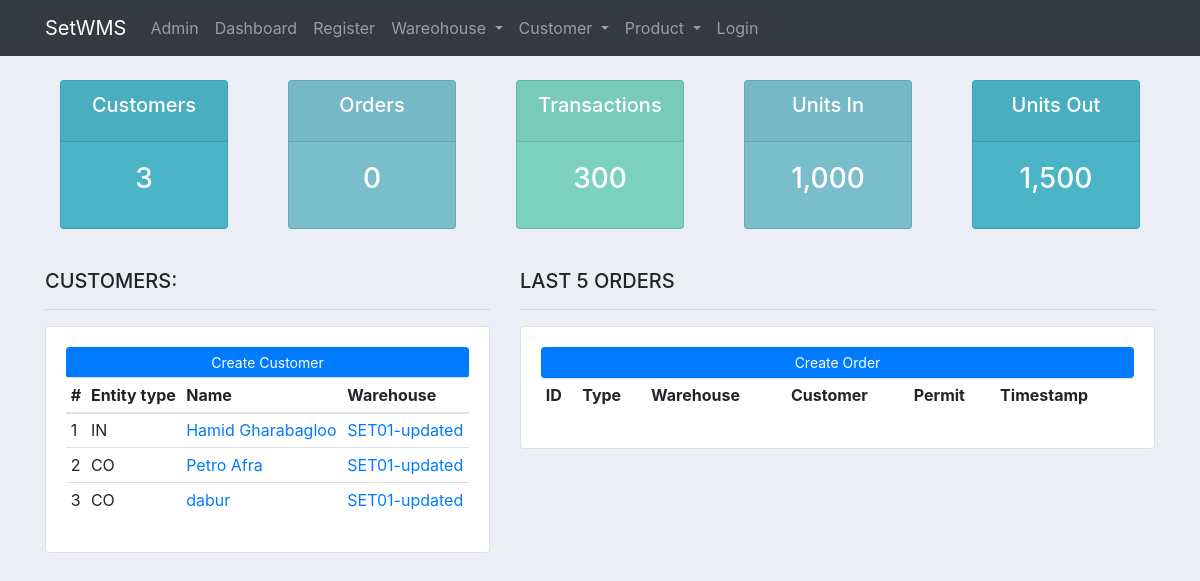
Page /set_app/dashboard/ on the earlier database version.
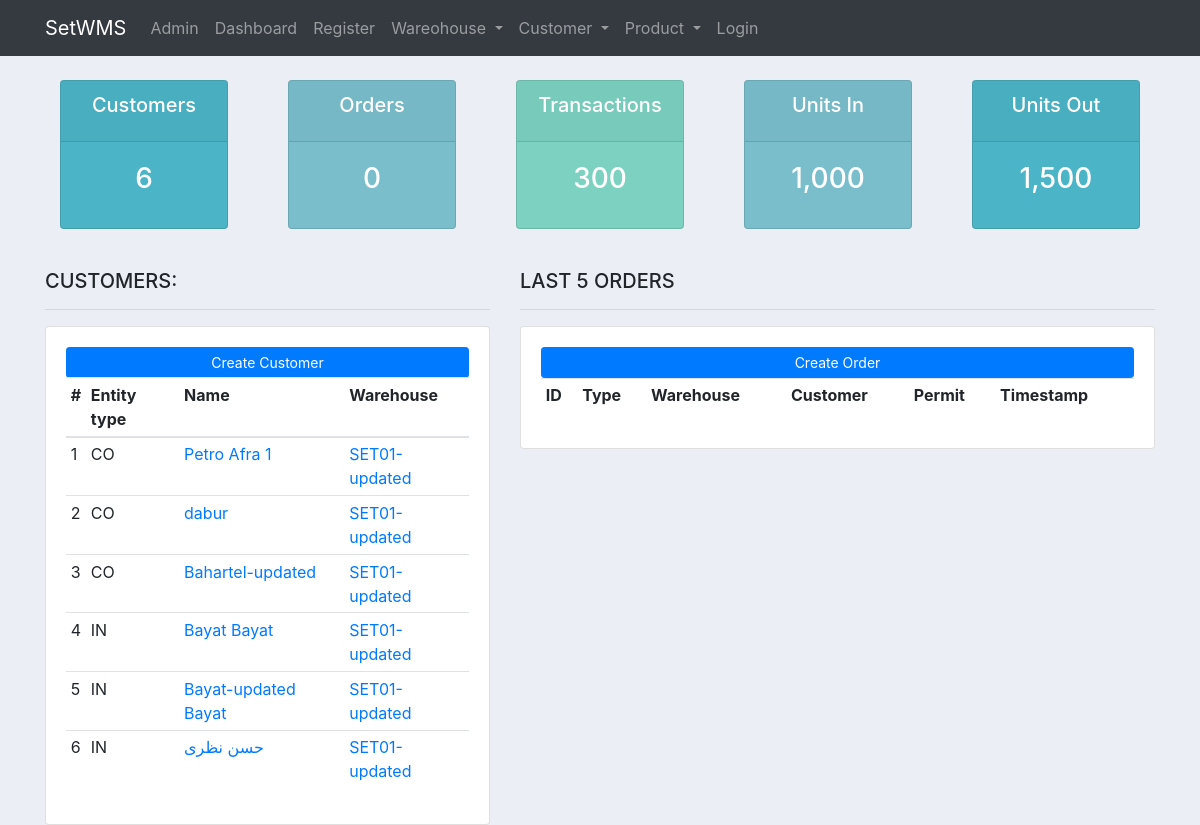
Same page on the later database version.
### set_app/models.py (models this page shows, shortened)
class Customer(models.Model):
	INDIVIDUAL = 'IN'
	COMPANY = 'CO'
	OTHER = 'OT'
	ENTITY_TYPE_CHOICES = [
		(INDIVIDUAL, 'Individual'),
		(COMPANY, 'Company'),
		(OTHER, 'Other'),
	]
	entity_type = models.CharField(
		max_length=2,
		choices=ENTITY_TYPE_CHOICES,
		default=INDIVIDUAL,
	)
	first_name = models.CharField(max_length=256, default="first name", blank=True)
	last_name = models.CharField(max_length=256, default="last name", blank=True)
	company_name = models.CharField(max_length=256, default="company name", blank=True)
	melli_code = models.CharField(max_length=10, default=0, validators=[NUMERIC])
	tel1 = models.CharField(max_length=256, default="XXXXXXXX")
	tel2 = models.CharField(max_length=256, default="XXXXXXXX", blank=True)
	email = models.EmailField()
	address = models.CharField(max_length=512, default="address")
	postcode = models.CharField(max_length=10, default="XXXXXXXXXX")
	storage_tags = models.ManyToManyField(StorageTag)
	timestamp_created = models.DateTimeField(auto_now_add=True)
	warehouse = models.ForeignKey(Warehouse, related_name='customers', on_delete=models.CASCADE, default=DEFAULT_WH_ID)

class Warehouse(models.Model):
	name = models.CharField(max_length=256, default="warehouse name")
	tel1 = models.CharField(max_length=256, default="XXXXXXXX")
	tel2 = models.CharField(max_length=256, default="XXXXXXXX")
	email = models.EmailField()
	address = models.CharField(max_length=512, default="address")
	postcode = models.CharField(max_length=10, default="XXXXXXXXXX")
	timestamp_created = models.DateTimeField(auto_now_add=True)

### set_app/views.py (the view)
# urls.py: path('dashboard/', views.dashboard, name='dashboard'),
def dashboard(request):
	customers = Customer.objects.all()
	total_customers = customers.count()
	orders = Order.objects.all()
	total_orders = orders.count()
	context = {'customers':customers,'orders':orders,'total_customers':total_customers,'total_orders':total_orders}
	return render(request, 'set_app/dashboard.html', context)

### set_app/templates/set_app/dashboard.html (shortened to what this page needs)
{% extends 'set_app/set_app_base.html' %}
{% block body_block %}
    {% include 'set_app/status.html' %}
    <br>
    <div class="row">
        <div class="col-md-5">
            <h5>CUSTOMERS:</h5>
            <hr>
            <div class="card card-body">
                <a class="btn btn-primary  btn-sm btn-block" href="{% url 'set_app:customer_create' %}">Create Customer</a>
                <table class="table table-sm">
                    <tr>
                    <tr>
                        <th scope="col">#</th>
                        <th scope="col">Entity type</th>
                        <th scope="col">Name</th>
                        <th scope="col">Warehouse</th>
                    </tr>
                    </tr>
                    <tbody>
                    {% for customer in customers %}
                        <tr>
                            <td scope="row">{{ forloop.counter }}</td>
                            <td>{{ customer.entity_type }}</td>
                            {% if customer.entity_type == "IN" %}
                                <td><a href={% url 'set_app:customer_detail' pk=customer.pk %}>{{ customer.first_name }} {{ customer.last_name }}</a></td>
                            {% else %}
                                <td><a href={% url 'set_app:customer_detail' pk=customer.pk %}>{{ customer.company_name }}</a></td>
                            {% endif %}
                            <td><a href={% url 'set_app:warehouse_detail' pk=customer.warehouse.pk %}>{{ customer.warehouse.name }}</a></td>
                        </tr>
                    {% endfor %}
                    </tbody>
                </table>
            </div>
        </div>
        <div class="col-md-7">
            <h5>LAST 5 ORDERS</h5>
            <hr>
            <div class="card card-body">
                <a class="btn btn-primary  btn-sm btn-block" href="">Create Order</a>
                <table class="table table-sm">
                    <tr>
                        <th>ID</th>
                        <th>Type</th>
                        <th>Warehouse</th>
                        <th>Customer</th>
                        <th>Permit</th>
                        <th>Timestamp</th>
                    </tr>
                </table>
            </div>
        </div>
    </div>
{% endblock %}

Differences in the rows shown:
removed Customer: entity_type "IN", first_name "Hamid", last_name "Gharabagloo", warehouse.name "SET01-updated"
changed Customer: company_name "Petro Afra" → "Petro Afra 1"
added Customer: entity_type "CO", company_name "Bahartel-updated", warehouse.name "SET01-updated"
added Customer: entity_type "IN", first_name "Bayat", last_name "Bayat", warehouse.name "SET01-updated"
added Customer: entity_type "IN", first_name "Bayat-updated", last_name "Bayat", warehouse.name "SET01-updated"
added Customer: entity_type "IN", first_name "حسن", last_name "نظری", warehouse.name "SET01-updated"
Other differences:
{{ total_customers }}: "3" → "6"
